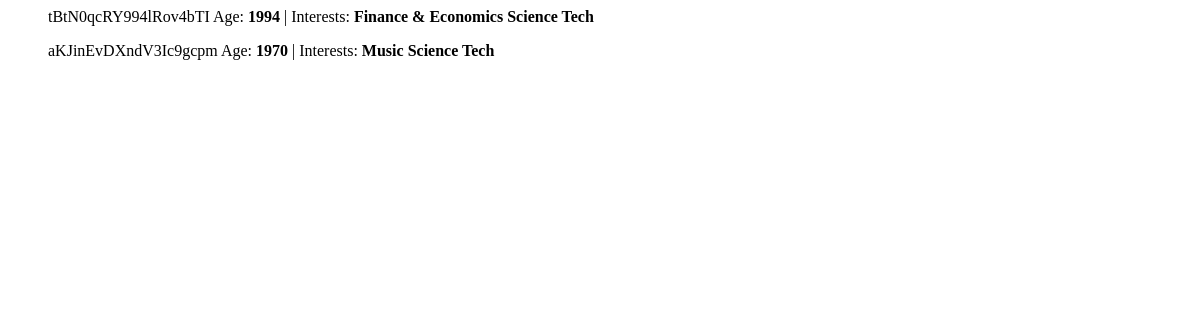
Page /popclick/profiles/ on the earlier database version.
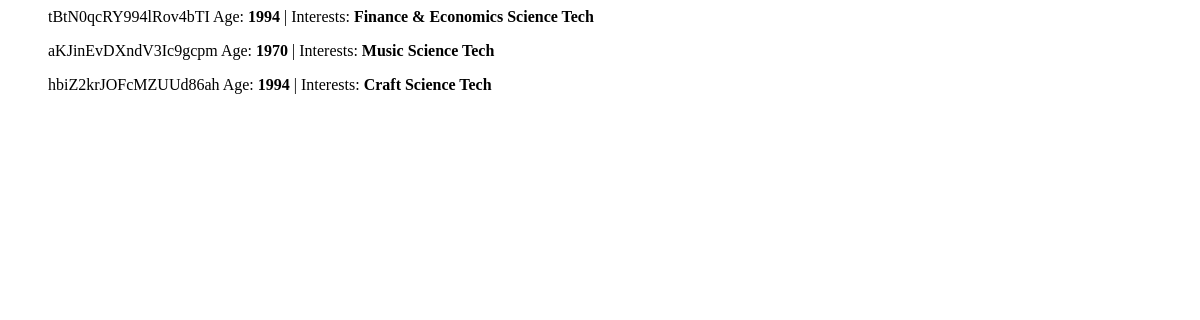
Same page on the later database version.
### popclick/models.py (models this page shows, shortened)
class Profile(models.Model):
    age = models.IntegerField(default=0)
    token = models.CharField(unique=True, max_length=200)
    logtime = models.DateTimeField(auto_now=True)
    gender = models.CharField(max_length=20, default=None)
    interests = models.ManyToManyField(Interest, through='ProfileInterest')
    activated = models.BooleanField(default=False)
    created_at = models.DateTimeField(auto_now_add=True)
    updated_at = models.DateTimeField(auto_now=True)

class Interest(models.Model):
    name = models.CharField(max_length=200, primary_key=True)

### popclick/views.py (the view)
def profiles(request):
    profiles = Profile.objects.all()
    interests = Interest.objects.all()
    profile_interests = {}
    for each_prof in profiles:
        curr_interests = each_prof.interests.all()
        curr_int_names = []
        for each_int in curr_interests:
            curr_int_names.append(each_int.name)
        profile_interests[each_prof.token] = curr_int_names
    context = { 'profile_interests': profile_interests, 'profiles': profiles, 'interests': interests}
    return render(request, 'profiles.html', context)

### popclick/templates/profiles.html
{% for profile in profiles %}
<ul>
	<il>{{ profile.token }}</il>
	<il>Age: <b>{{ profile.age }}</b></il>
	|
	<il>Interests: {% for pr, v in profile_interests.items %}
			{% if pr == profile.token %}
				<b>{% for i in v %}
					{{ i }}
				{% endfor %}</b>
			{% endif %}
		{% endfor %}
	</il>
</ul>
{% endfor %}

Differences in the rows shown:
added Profile: token "hbiZ2krJOFcMZUUd86ah", age "1994", v "Science" "Tech"
added Interest: v "Craft"
